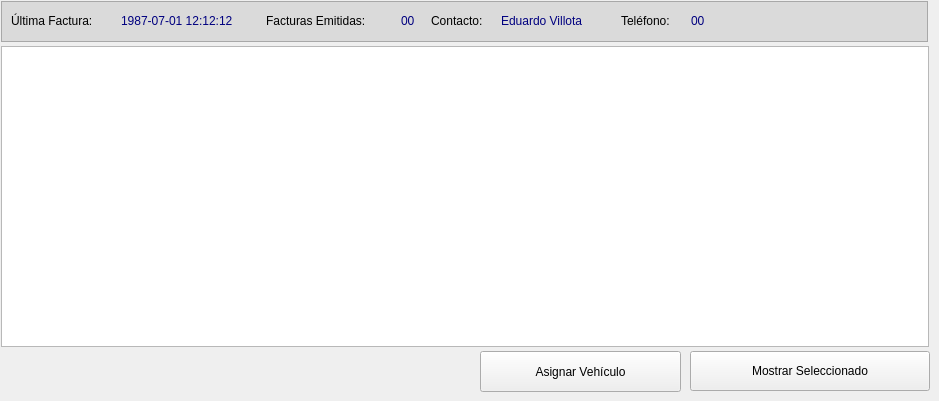
    <widget class="QWidget" name="tab_2">
     <attribute name="icon">
      <iconset>
       <normalon>:/Icons/icons/format_justify_fill.png</normalon>
      </iconset>
     </attribute>
     <attribute name="title">
      <string>Facturas</string>
     </attribute>
     <widget class="QPushButton" name="btn_monstrar_3">
      <property name="geometry">
       <rect>
        <x>690</x>
        <y>351</y>
        <width>240</width>
        <height>40</height>
       </rect>
      </property>
      <property name="text">
       <string>Mostrar Seleccionado</string>
      </property>
      <property name="icon">
       <iconset>
        <normalon>:/Icons/icons/apply.png</normalon>
       </iconset>
      </property>
     </widget>
     <widget class="QFrame" name="frame_4">
      <property name="geometry">
       <rect>
        <x>1</x>
        <y>1</y>
        <width>927</width>
        <height>41</height>
       </rect>
      </property>
      <property name="styleSheet">
       <string notr="true">background-color: rgb(218, 218, 218);</string>
      </property>
      <property name="frameShape">
       <enum>QFrame::StyledPanel</enum>
      </property>
      <property name="frameShadow">
       <enum>QFrame::Raised</enum>
      </property>
      <widget class="QLabel" name="lbl_ultima_facturaa">
       <property name="geometry">
        <rect>
         <x>10</x>
         <y>10</y>
         <width>111</width>
         <height>20</height>
        </rect>
       </property>
       <property name="text">
        <string>Última Factura:</string>
       </property>
      </widget>
      <widget class="QLabel" name="lbl_ultima_facturab">
       <property name="geometry">
        <rect>
         <x>120</x>
         <y>10</y>
         <width>151</width>
         <height>20</height>
        </rect>
       </property>
       <property name="toolTip">
        <string>Fecha de Registro en el sistema</string>
       </property>
       <property name="text">
        <string>&lt;html&gt;&lt;head/&gt;&lt;body&gt;&lt;p&gt;&lt;span style=&quot; color:#00007f;&quot;&gt;1987-07-01 12:12:12&lt;/span&gt;&lt;/p&gt;&lt;/body&gt;&lt;/html&gt;</string>
       </property>
      </widget>
      <widget class="QLabel" name="lbl_facturas_emitidasa">
       <property name="geometry">
        <rect>
         <x>265</x>
         <y>10</y>
         <width>130</width>
         <height>20</height>
        </rect>
       </property>
       <property name="text">
        <string>Facturas Emitidas:</string>
       </property>
      </widget>
      <widget class="QLabel" name="lbl_facturas_emitidasb">
       <property name="geometry">
        <rect>
         <x>400</x>
         <y>10</y>
         <width>40</width>
         <height>20</height>
        </rect>
       </property>
       <property name="toolTip">
        <string>Fecha de Registro en el sistema</string>
       </property>
       <property name="text">
        <string>&lt;html&gt;&lt;head/&gt;&lt;body&gt;&lt;p&gt;&lt;span style=&quot; color:#00007f;&quot;&gt;00&lt;/span&gt;&lt;/p&gt;&lt;/body&gt;&lt;/html&gt;</string>
       </property>
      </widget>
      <widget class="QLabel" name="lbl_contactoob">
       <property name="geometry">
        <rect>
         <x>500</x>
         <y>10</y>
         <width>110</width>
         <height>20</height>
        </rect>
       </property>
       <property name="toolTip">
        <string>Fecha de Registro en el sistema</string>
       </property>
       <property name="text">
        <string>&lt;html&gt;&lt;head/&gt;&lt;body&gt;&lt;p&gt;&lt;span style=&quot; color:#00007f;&quot;&gt;Eduardo Villota&lt;/span&gt;&lt;/p&gt;&lt;/body&gt;&lt;/html&gt;</string>
       </property>
      </widget>
      <widget class="QLabel" name="lbl_contactooa">
       <property name="geometry">
        <rect>
         <x>430</x>
         <y>10</y>
         <width>71</width>
         <height>20</height>
        </rect>
       </property>
       <property name="text">
        <string>Contacto:</string>
       </property>
      </widget>
      <widget class="QLabel" name="lbl_telefonoa">
       <property name="geometry">
        <rect>
         <x>620</x>
         <y>10</y>
         <width>70</width>
         <height>20</height>
        </rect>
       </property>
       <property name="text">
        <string>Teléfono:</string>
       </property>
      </widget>
      <widget class="QLabel" name="lbl_telefonob">
       <property name="geometry">
        <rect>
         <x>690</x>
         <y>10</y>
         <width>110</width>
         <height>20</height>
        </rect>
       </property>
       <property name="toolTip">
        <string>Fecha de Registro en el sistema</string>
       </property>
       <property name="text">
        <string>&lt;html&gt;&lt;head/&gt;&lt;body&gt;&lt;p&gt;&lt;span style=&quot; color:#00007f;&quot;&gt;00&lt;/span&gt;&lt;/p&gt;&lt;/body&gt;&lt;/html&gt;</string>
       </property>
      </widget>
     </widget>
     <widget class="QPushButton" name="btn_mantenimientos_4">
      <property name="geometry">
       <rect>
        <x>480</x>
        <y>351</y>
        <width>201</width>
        <height>41</height>
       </rect>
      </property>
      <property name="toolTip">
       <string>Ver mantenimientos realizados</string>
      </property>
      <property name="text">
       <string>Asignar Vehículo</string>
      </property>
      <property name="icon">
       <iconset resource="polaris.qrc">
        <normaloff>:/Icons/icons/polaris.png</normaloff>:/Icons/icons/polaris.png</iconset>
      </property>
      <property name="iconSize">
       <size>
        <width>20</width>
        <height>20</height>
       </size>
      </property>
     </widget>
     <widget class="QTableWidget" name="tbl_facturas">
      <property name="geometry">
       <rect>
        <x>1</x>
        <y>46</y>
        <width>928</width>
        <height>301</height>
       </rect>
      </property>
      <property name="toolTip">
       <string>Resultados Búsqueda</string>
      </property>
     </widget>
    </widget>
